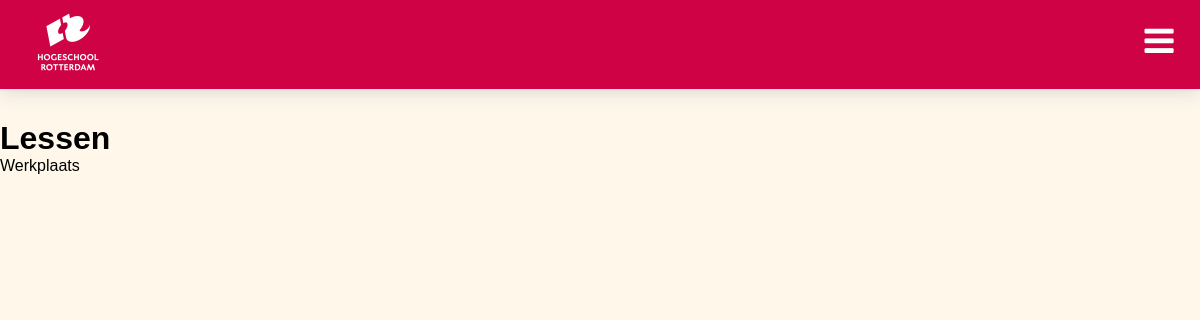
Page /lessen/overzicht on the earlier database version.
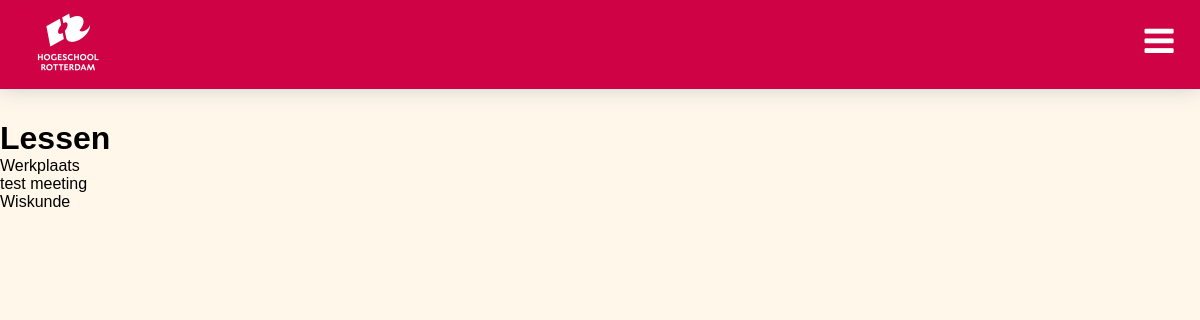
Same page on the later database version.
### app/models.py (models this page shows, shortened)
@dataclass
class Meeting(db.Model):
    id: int = db.Column(db.Integer, primary_key=True)
    name: str = db.Column(db.String(100), nullable=False)
    start_time: str = db.Column(db.String(20), nullable=False)
    end_time: str = db.Column(db.String(20), nullable=False)
    date: datetime.date = db.Column(db.Date(), nullable=False)
    status: int = db.Column(db.Integer, nullable=False, default=0)
    description: str = db.Column(db.Text(), nullable=False)
    meeting_code: int = db.Column(db.Integer(), nullable=False, unique=True)
    students = db.relationship('StudentMeeting', back_populates='meeting')
    groups = db.relationship('GroupMeeting', back_populates='meeting')
    teachers = db.relationship('TeacherMeeting', back_populates='meeting')
    question = db.relationship('Question', back_populates='meeting')

### app/routes.py (the view)
@app.route("/lessen/overzicht")
def meetings_overview():
    meetings = Meeting.query.all()
    return render_template("meetings.html", meetings=meetings)

### app/templates/meetings.html (shortened to what this page needs)
{% extends "base.html" %}
{% block content %}
<h1>Lessen</h1>
{% for meeting in meetings%}
    <p>{{meeting.name}}</p>
{%endfor%}
{% endblock %}

### app/templates/base.html (shortened to what this page needs)
<!DOCTYPE html>
<html lang="en">
    <head>
		<link rel="stylesheet" href="/static/style.css" />
		<link rel="stylesheet" href="https://cdnjs.cloudflare.com/ajax/libs/font-awesome/4.7.0/css/font-awesome.min.css">
		<link href="https://cdn.jsdelivr.net/npm/select2@4.1.0-rc.0/dist/css/select2.min.css" rel="stylesheet" />
    </head>
    <body>
		<nav class="header-container">
			<div class="header-inner">
				<div class="header-left">
					<a href="/" class="header-logo-button">
						<img
						class="header-logo"
						src="/static/images/logo.png"
						alt="Hogeschool Rotterdam"
						/>
					</a>
				</div>
				<div class="header-right">
					<button class="hamburger" id="hamburger">
					<i class="fa fa-bars" ></i>
					</button>
				</div>
			</div>
		</nav>
		{% block content %}
		{% endblock %}
    </body>
</html>

### app/static/style.css (style rules this page uses)
*, *::before, *::after { margin: 0; }
body { font-family: Poppins, sans-serif; background-color: #fff7ea; padding-top: 120px; }
a { color: black; text-decoration: none; }
.header-container { background: #fff7ea; background-color: #cf0245; min-height: 70px; position: fixed; top: 0; width: 100%; z-index: 999; box-shadow: 0 0 20px 0px #c9c9c9e0; }
.header-left { border-style: none; height: auto; max-width: 500px; margin-top: 5px; margin-bottom: 5px; display: flex; gap: 20px; }
.hamburger { position: fixed; z-index: 100; top: 1rem; right: 1rem; border: none; cursor: pointer; width: 50px; height: 50px; font-size: 34px; background-color: transparent; color: white; }
.header-logo { width: 75px; height: 75px; padding-left: 30px; }
.header-logo-button { border: none; background: transparent; cursor: pointer; }

Differences in the rows shown:
added Meeting: name "test meeting"
added Meeting: name "Wiskunde"
